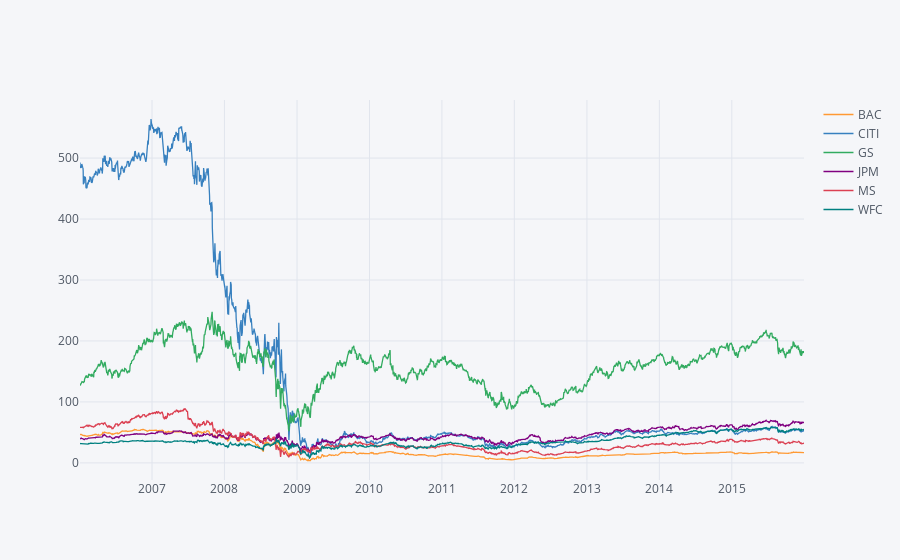

This figure's notebook cell:
### Markdown cell above
Create a line plot showing close price for each bank for the entireindex of time

### Code cell
#for tick in tickers:
#    bs[tick]['Close'].plot(label=tick)
#    plt.grid(True)
#    
# or
bs.xs(key='Close',axis=1,level='Stock Info').iplot()

### Figure 1 — Plotly figure (JSON) as saved in the notebook; plotly's stock layout.template omitted (floating-point values rounded to 4 significant figures; data arrays with more than 128 entries replaced by an {"elided": "..."} marker saying what was removed)
{"data": [{"line": {"color": "rgba(255, 153, 51, 1.0)", "dash": "solid", "shape": "linear", "width": 1.3}, "mode": "lines", "name": "BAC", "text": "", "type": "scatter", "uid": "12e988fb-1232-4f53-8814-c902936d5d66", "x": {"elided": "2517 str values"}, "y": {"elided": "2517 float values"}}, {"line": {"color": "rgba(55, 128, 191, 1.0)", "dash": "solid", "shape": "linear", "width": 1.3}, "mode": "lines", "name": "CITI", "text": "", "type": "scatter", "uid": "7424d3e5-5ab9-49f1-9773-03d73b3a69a1", "x": {"elided": "2517 str values"}, "y": {"elided": "2517 float values"}}, {"line": {"color": "rgba(50, 171, 96, 1.0)", "dash": "solid", "shape": "linear", "width": 1.3}, "mode": "lines", "name": "GS", "text": "", "type": "scatter", "uid": "4d0f6a9e-6e95-4e2b-9117-99e42c1567fd", "x": {"elided": "2517 str values"}, "y": {"elided": "2517 float values"}}, {"line": {"color": "rgba(128, 0, 128, 1.0)", "dash": "solid", "shape": "linear", "width": 1.3}, "mode": "lines", "name": "JPM", "text": "", "type": "scatter", "uid": "b53a94ed-fc30-49b5-a585-ba3611172833", "x": {"elided": "2517 str values"}, "y": {"elided": "2517 float values"}}, {"line": {"color": "rgba(219, 64, 82, 1.0)", "dash": "solid", "shape": "linear", "width": 1.3}, "mode": "lines", "name": "MS", "text": "", "type": "scatter", "uid": "34978dd0-5c0d-4fde-a2ca-6139c60da2a5", "x": {"elided": "2517 str values"}, "y": {"elided": "2517 float values"}}, {"line": {"color": "rgba(0, 128, 128, 1.0)", "dash": "solid", "shape": "linear", "width": 1.3}, "mode": "lines", "name": "WFC", "text": "", "type": "scatter", "uid": "a2dcf835-8263-4423-a7e9-e01d93354c51", "x": {"elided": "2517 str values"}, "y": {"elided": "2517 float values"}}], "layout": {"legend": {"bgcolor": "#F5F6F9", "font": {"color": "#4D5663"}}, "paper_bgcolor": "#F5F6F9", "plot_bgcolor": "#F5F6F9", "title": {"font": {"color": "#4D5663"}}, "xaxis": {"gridcolor": "#E1E5ED", "showgrid": true, "tickfont": {"color": "#4D5663"}, "title": {"font": {"color": "#4D5663"}, "text": ""}, "zerolinecolor": "#E1E5ED"}, "yaxis": {"gridcolor": "#E1E5ED", "showgrid": true, "tickfont": {"color": "#4D5663"}, "title": {"font": {"color": "#4D5663"}, "text": ""}, "zerolinecolor": "#E1E5ED"}}}
